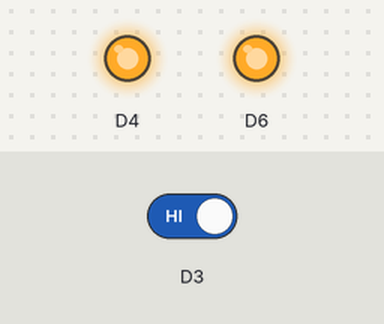
Recording of a sketch running on a simulated ESP8266 (NodeMCU). Parts: output pins drawn as LEDs (lit = HIGH). The test bench sets the inputs (shaded band); at power-on: D3 HIGH.

Above: at 1.2 s.
1.3 s: D3 driven LOW
At 1.7 s:
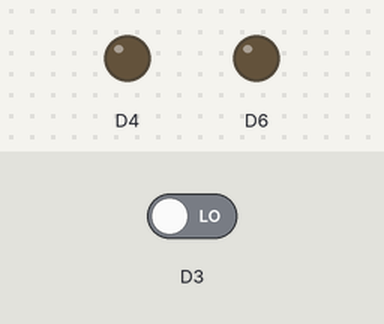
2.8 s: D3 driven HIGH
At 4.0 s:
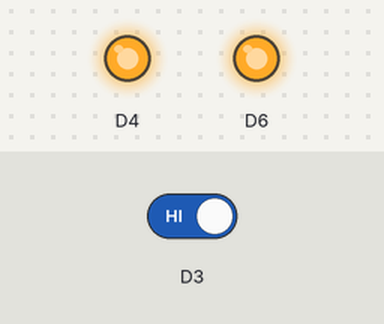
Timing chart, 0 to 5.8 s (numbered marks = the images above; inputs shaded):
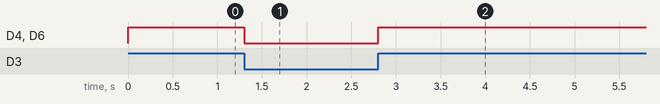

The sketch:

outter_led.ino
```cpp
void setup() {
  pinMode(D6, OUTPUT); /* LED pin */
  pinMode(D4, OUTPUT); /* Antenna LED */
  pinMode(D3, INPUT);  /* FLASH Button */

}

void loop() {
  int st = digitalRead(D3); /* Read FLASH button */
  digitalWrite(D4, st);     /* Write status to Antenna LED */
  digitalWrite(D6, st);     /* Write status to LED pin */

}
```

Measured:
- after the input at 1.3 s, D4, D6: HIGH → LOW at once
- after the input at 2.8 s, D4, D6: LOW → HIGH at once
